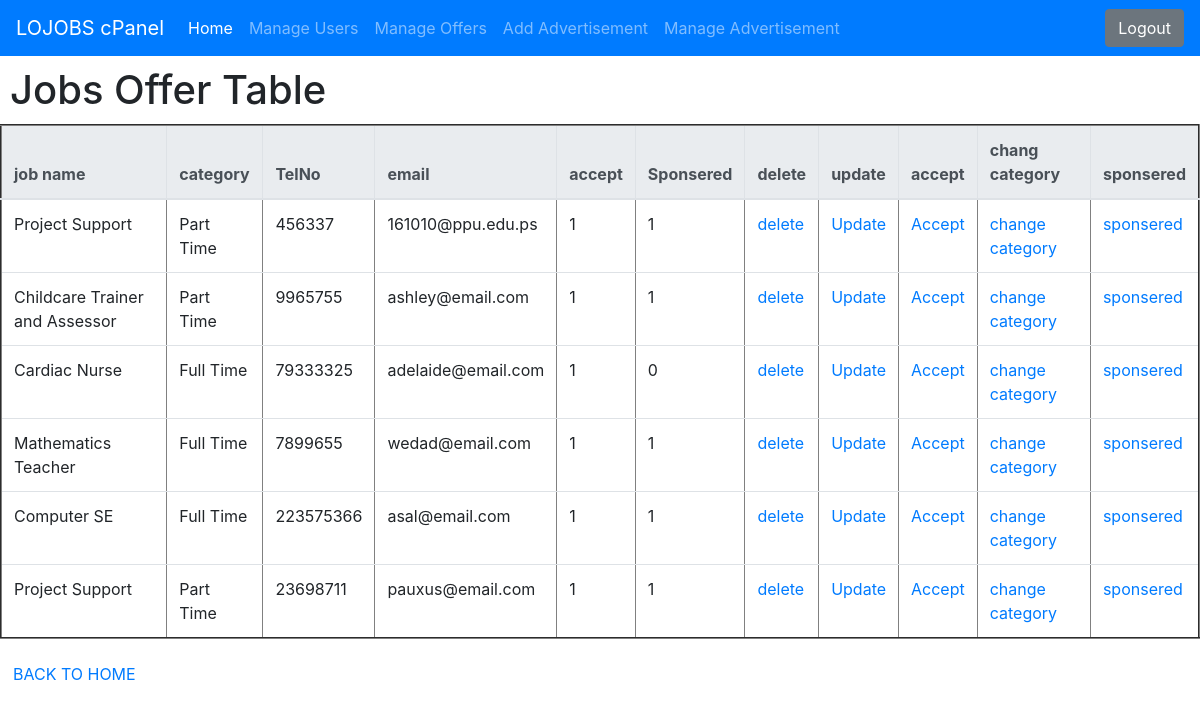
Page /mangeoffers.php (signed in) on the committed database.
### tables this page shows
CREATE TABLE IF NOT EXISTS `jobsoffering` (
  `id` int(8) NOT NULL AUTO_INCREMENT,
  `respons` int(1) NOT NULL DEFAULT '0',
  `image` text,
  `job_tittle` varchar(40) NOT NULL,
  `company_name` varchar(40) NOT NULL,
  `category` varchar(30) DEFAULT NULL,
  `address` varchar(40) NOT NULL,
  `street` varchar(20) NOT NULL,
  `city` varchar(20) NOT NULL,
  `job_des` text NOT NULL,
  `job_req` text NOT NULL,
  `salary` varchar(10) NOT NULL,
  `teleNo` int(10) NOT NULL,
  `email` varchar(40) NOT NULL,
  `user_id` int(8) NOT NULL,
  `accept` int(1) NOT NULL DEFAULT '0',
  `mostview` int(255) NOT NULL DEFAULT '0',
  `job_type` varchar(100) DEFAULT NULL,
  PRIMARY KEY (`id`)
);

### mangeoffers.php (the view, shortened to what this page needs)
<?php
require 'connect.php';
?>
<!DOCTYPE html>
<html>
<head>
<link href="//maxcdn.bootstrapcdn.com/bootstrap/4.0.0/css/bootstrap.min.css" rel="stylesheet" id="bootstrap-css">
<link rel="stylesheet" href="https://stackpath.bootstrapcdn.com/bootstrap/4.3.1/css/bootstrap.min.css">
</head>
<body>
<nav class="navbar navbar-expand-lg navbar-dark bg-primary">
                <a class="navbar-brand" href="#">LOJOBS cPanel</a>
                <div class="collapse navbar-collapse" id="navbarColor02">
                  <ul class="navbar-nav mr-auto">
                    <li class="nav-item active">
                      <a class="nav-link" href="control.php">Home <span class="sr-only">(current)</span></a>
                    </li>
                    <li class="nav-item">
                      <a class="nav-link" href="mangeuser.php">Manage Users</a>
                    </li>
                    <li class="nav-item">
                      <a class="nav-link" href="mangeoffers.php">Manage Offers</a>
                    </li>
                    <li class="nav-item">
                      <a class="nav-link" href="add_advform.php">Add Advertisement</a>
                    </li>
                    <li class="nav-item">
                      <a class="nav-link" href="manageadv.php">Manage Advertisement</a>
                    </li>
                  </ul>
                  <div style="text-align: right;">
                        <form action="cpanellogout.php" style="display: inline;">
                            <button type="submit" class="btn btn-secondary"> Logout</button>
                        </form>
                    </div>
                </div>
              </nav>
    <?php
	 $query = "SELECT * FROM jobsoffering ";
	 $result = mysqli_query($conn, $query);
     echo "<table  class='table' id='first' border='2'>";
     echo"<h1 style='margin:10px'> Jobs Offer Table</h1>";
     echo "<thead class='thead-light'> <th scope='col'>job name</th>
     <th scope='col'>category </th><th scope='col'>TelNo</th><th scope='col'>email</th><th scope='col'>accept</th>
     <th scope='col'>Sponsered</th><th scope='col'>delete</th><th scope='col'>update</th><th scope='col'>accept</th>
     <th scope='col'>chang category</th><th scope='col'>sponsered</th></thead>";
     while($row = mysqli_fetch_assoc($result)){
         echo "<td>" . $row['job_tittle'] . "</td>";
         echo "<td>" . $row['category'] . "</td>";
         echo "<td>" . $row['teleNo'] . "</td>";
         echo "<td>" . $row['email'] . "</td>";
         echo "<td>" . $row['accept'] . "</td>";
         echo "<td>" . $row['respons'] . "</td>";
         $id = $row['id'];
         $accept= $row['accept'];
         $response=$row['respons'];
         $category=$row['category'];
         echo "<td><a href='deleteoffer.php?id=$id'> delete </a></td>";
         echo "<td><a href='updateofferform.php?id=$id'> Update </a></td>";
         echo "<td><a href='acceptoffer.php?id=$id&accept=$accept'> Accept </a></td>";
         echo "<td><a href='changecategory.php?id=$id&category=$category'> change category </a></td>";
         echo "<td><a href='response.php?id=$id&response=$response'> sponsered </a></td>";
     }
     echo "</table>";
	?>
<button type="submit" class="btn btn"><a href='control.php'>BACK TO HOME</a></button>
</body>
</html>

### rows in the picture
jobsoffering: job_tittle "Project Support", category "Part Time", teleNo "456337", email "161010@ppu.edu.ps", accept "1", respons "1"
jobsoffering: job_tittle "Childcare Trainer and Assessor", category "Part Time", teleNo "9965755", email "ashley@email.com", accept "1", respons "1"
jobsoffering: job_tittle "Cardiac Nurse", category "Full Time", teleNo "79333325", email "adelaide@email.com", accept "1", respons "0"
jobsoffering: job_tittle "Mathematics Teacher", category "Full Time", teleNo "7899655", email "wedad@email.com", accept "1", respons "1"
jobsoffering: job_tittle "Computer SE", category "Full Time", teleNo "223575366", email "asal@email.com", accept "1", respons "1"
jobsoffering: job_tittle "Project Support", category "Part Time", teleNo "23698711", email "pauxus@email.com", accept "1", respons "1"
